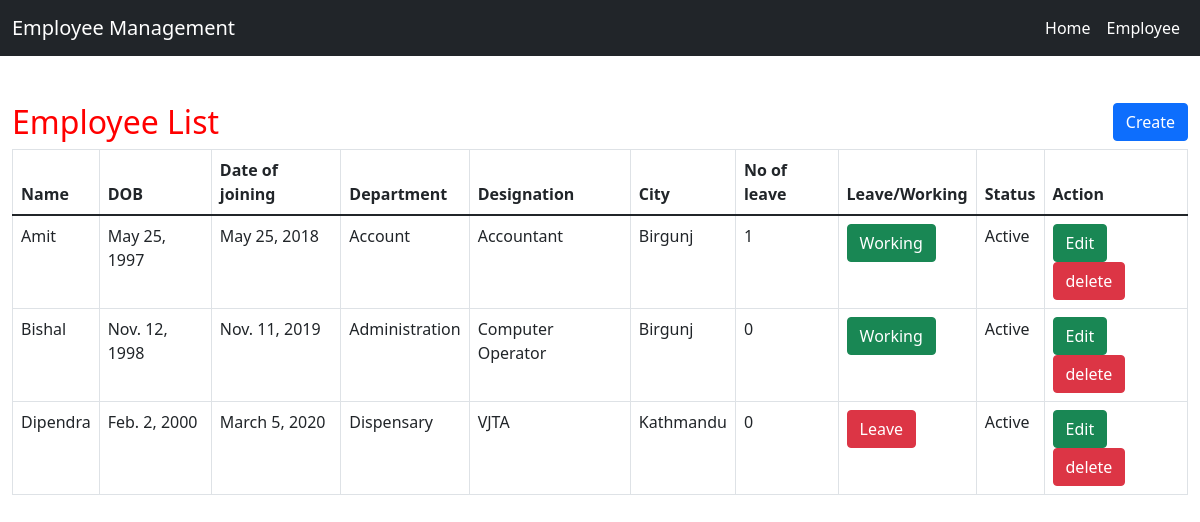
The app's page /employee-list/, older data.
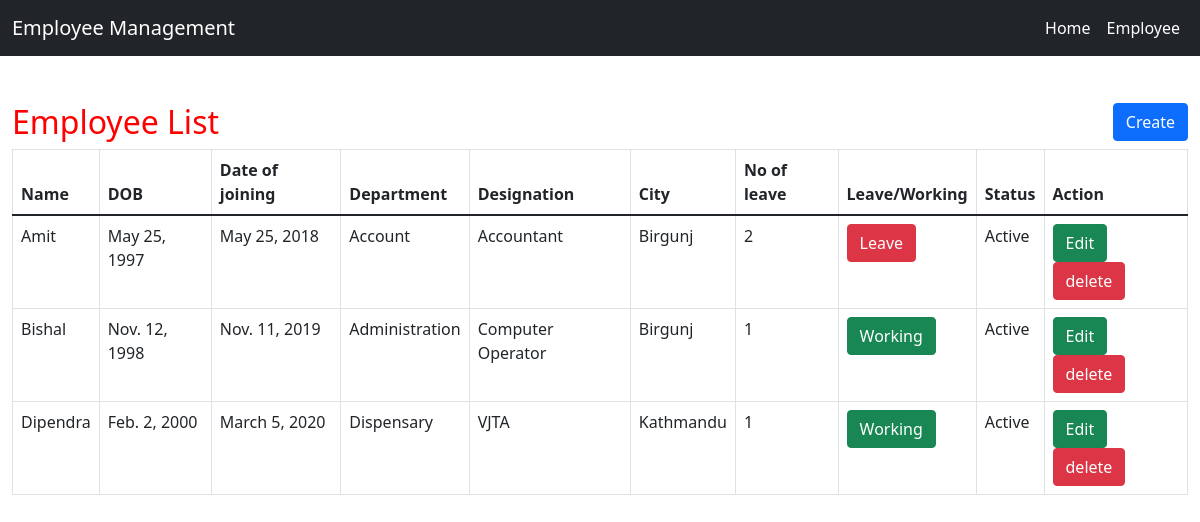
The same page, newer data.
### app/models.py (models this page shows, shortened)
class Employee(models.Model):
    name = models.CharField(max_length=100,null=True)
    dob = models.DateField(null=True,blank=True)
    doj = models.DateField(null=True,blank=True)
    department = models.CharField(max_length=100,null=True)
    post = models.CharField(max_length=100,null=True)
    address = models.CharField(max_length=100,null=True)
    active = models.BooleanField(default=True)
    leave_count = models.IntegerField(null=True,blank=True,default=0)
    on_leave = models.BooleanField(default=False)

### app/views.py (the view)
# urls.py: path('employee-list/', views.employee_list,name='employee_list'),
def employee_list(request):
    employee_list = Employee.objects.all()
    context = {
        'employee_list':employee_list,
    }
    return render(request,'employee_list.html',context)

### app/templates/employee_list.html (shortened to what this page needs)
{% extends 'home.html' %}
{% block body %}
<link rel = stylesheet href = "//cdn.datatables.net/1.10.19/css/jquery.dataTables.min.css" defer>
<div  class="container-fluid">
        <h2 style="color:red;margin-top:4%">Employee List
            <a href="#"><button class="btn btn-primary" align="right" style="float:right">Create</button></a>
        </h2>
        <table class="table table-bordered" id="myTable">
  <thead>
  <tr>
    <th>Name</th>
    <th>DOB</th>
    <th>Date of joining</th>
      <th>Department</th>
      <th>Designation</th>
    <th>City</th>
    <th>No of leave</th>
    <th>Leave/Working</th>
    <th>Status</th>
    <th>Action</th>
  </tr>
  </thead>
   <tbody>
    {% for employee in employee_list %}
  <tr>
    <td>{{employee.name}}</td>
    <td>{{employee.dob}}</td>
    <td>{{employee.doj}}</td>
      <td>{{employee.department}}</td>
      <td>{{employee.post}}</td>
      <td>{{employee.address}}</td>
      <td>{{employee.leave_count}}</td>
      <td>
        {% if employee.on_leave %}
        <a href="{% url 'leave_status' employee.id %}" onclick="return confirm('Are you sure, You are working today?')"><button class="btn btn-danger">Leave</button></a>
          {% else %}
          <a href="{% url 'leave_status' employee.id %}"  onclick="return confirm('Are you sure, You are applying for leave?')"><button class="btn btn-success">Working</button></a>
        {% endif %}
      </td>
      <td>{% if employee.active %}Active{% else %}Inactive{% endif %}</td>
    <td><a href="{% url 'edit_employee' employee.id %}" ><button class="btn btn-success">Edit</button></a>
        <a href="{% url 'delete_employee' employee.id %}" onclick="return confirm('Are you sure?')"><button class="btn btn-danger">delete</button></a>
    </td>
  </tr>
    {% endfor %}
    </tbody>
</table>
</div>
{% endblock  %}

Row changes from the older to the newer data that the page shows:
changed Employee "Amit": leave_count "1" → "2"; on_leave "Working" → "Leave"
changed Employee "Bishal": leave_count "0" → "1"
changed Employee "Dipendra": leave_count "0" → "1"; on_leave "Leave" → "Working"
